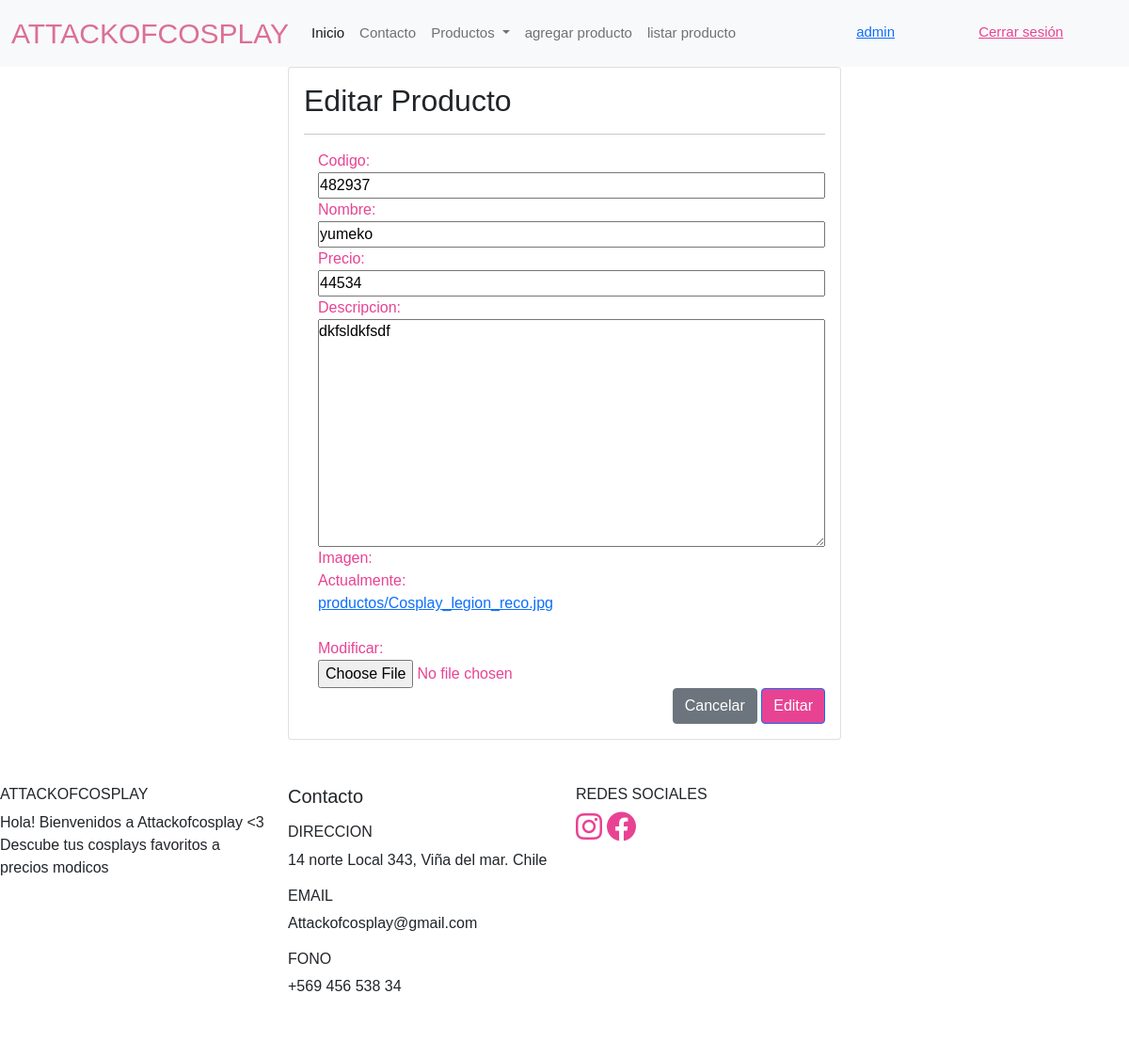
The page /modificar-producto/482937/ (signed in) on the database its author committed.
### app/models.py (models this page shows, shortened)
class Producto(models.Model):
    codigo              = models.IntegerField()
    nombre              = models.CharField(max_length=20)
    precio              = models.IntegerField()
    descripcion         = models.TextField()
    imagen              = models.ImageField(upload_to="productos", null=True)

### app/views.py (the view, shortened to what this page needs)
@permission_required('app.change_producto')
def modificar_producto(request, id):
        mproducto = get_object_or_404(Producto, codigo=id)
        data = {
                'form': ProductoForm(instance=mproducto)
            }
        return render(request, 'app/crud/modificar.html',data)

### app/forms.py
class ProductoForm(forms.ModelForm):
    class Meta:
        model =Producto
        fields ='__all__'

### app/context_processor.py (called while the page is built)
def total_carrito(request):
    total = 0
    if request.user.is_authenticated:
        if "carrito" in request.session.keys():
            for key, value in request.session["carrito"].items():
                total += int(value["acumulado"])
    return {"total_carrito": total}

### app/templates/app/crud/modificar.html (shortened to what this page needs)
{%extends 'app/base/base.html'%}
{% block contenido%}
        <div class="row">
            <div class="col-12 col-md-6 offset-md-3">
                <div class="card">
                    <div class="card-body">
                        <h2>Editar Producto</h2>
                        <hr>
            <form action="" method="post" enctype="multipart/form-data">
                {{form }}
                <div class="d-flex justify-content-end">
                    <input type="reset" value="Cancelar" class="btn btn-secondary">
                    <input type="submit" value="Editar" class="btn btn-primary">
                </div>
            </form>
            </div>
        </div>
    </div>
</div>
{% endblock %}

### app/templates/app/base/base.html (shortened to what this page needs)
{%load static%}
<!DOCTYPE html>
<html lang="en">
<head>
    <link href="https://cdn.jsdelivr.net/npm/bootstrap@5.0.2/dist/css/bootstrap.min.css" rel="stylesheet"
>
    <link rel="stylesheet" href="https://cdnjs.cloudflare.com/ajax/libs/font-awesome/6.3.0/css/all.min.css">
    <link rel="stylesheet" href="{% static 'base/style.css'%}">
</head>
<body>
  <nav class="navbar navbar-expand-lg navbar-light bg-light">
    <div class="container-fluid">
      <a class="navbar-brand" href="{%url 'home'%}">ATTACKOFCOSPLAY</a>
      <div class="collapse navbar-collapse" id="navbarSupportedContent">
        <ul class="navbar-nav me-auto mb-2 mb-lg-0">
          <li class="nav-item">
            <a class="nav-link active" aria-current="page" href="{%url 'home'%}">Inicio</a>
          </li>
          <li class="nav-item">
            <a class="nav-link" href="{%url 'contacto'%}">Contacto</a>
          </li>
          <li class="nav-item dropdown">
            <a class="nav-link dropdown-toggle" href="#" id="navbarDropdown" role="button" data-bs-toggle="dropdown" aria-expanded="false">
              Productos
            </a>
          </li>
          {% if perms.app.add_producto %}
          <li>
            <a class="nav-link" href="{%url 'agregar_producto'%}">agregar producto</a>
          </li>
          {% endif %}
          {% if perms.app.view_producto %}
          <li>
            <a class="nav-link" href="{%url 'listar_producto'%}">listar producto</a>
          </li>
          {% endif %}
          {% if user.is_authenticated %}
          <li>
            <a class="sesion" href="{% url 'logout'%}">Cerrar sesión</a>
          </li>
        <li class="user">
            <a href="#">{{ user.username}}</a>
        </li>
        {% else %}
          <li>
            <a class="iniciar" href="{%url 'login'%}">Iniciar sesión</a>
          </li>
        {% endif %}
        </ul>
      </div>
    </div>
    <div class="carrito">
    </div>
  </nav>
  <div id="contenido">
    {% block contenido%}
    {% endblock %}
  </div>
<footer class="mt5 py-5">
  <div class="row">
    <div class="footer-one col-lg-3 col-md-6 col-12">
      <h6>ATTACKOFCOSPLAY</h6>
      <p>Hola! Bienvenidos a Attackofcosplay <3 Descube tus cosplays favoritos a precios modicos </p>
    </div>
    <div class="footer-one col-lg-3 col-md-6 col-12">
      <h5 class="pb-2">Contacto</h5>
      <div>
        <h6 class="text-uppercase">Direccion</h6>
        <p>14 norte Local 343, Viña del mar. Chile</p>
      </div>
      <div>
        <h6 class="text-uppercase">Email</h6>
        <p>Attackofcosplay@gmail.com</p>
      </div>
      <div>
        <h6 class="text-uppercase">Fono</h6>
        <p>+569 456 538 34</p>
      </div>
    </div>
    <div class="footer-one col-lg-3 col-md-6 col-12">
      <h6 class="text-uppercase">Redes Sociales</h6>
      <a href="https://www.instagram.com/attackofcosplay/"><i class="fab fa-instagram"></i></a>
      <a href="#"><i class="fab fa-facebook"></i></a>
    </div>
  </div>
</footer>
</body>
</html>

### static/base/style.css (style rules this page uses)
:root { --pink:#e84393; }
* { margin: 0; padding: 0; box-sizing: border-box; font-family: Verdana, Geneva, Tahoma, sans-serif; }
.navbar-light .navbar-brand { color: palevioletred; }
div.container-fluid { font-size: 15px; color: #e84393; }
a.navbar-brand { font-size: 30px; color: #e84393; }
a.sesion { color: #e84393; position: relative; top: 7px; left: 250px; }
li.user { color: #e84393; position: relative; top: 7px; left: 30px; }
.carrito { padding: 2px; font-size: 40px; }
.fa-instagram { font-size: 2rem; color: #e84393; }
.fa-facebook { font-size: 2rem; color: #e84393; }
footer { background-color: #fff; }
.btn-primary { background-color: #e84393; }
form { color: #e84393; display: flex; margin-left: 15px; font-size: 16px; flex-direction: column; font-weight: 200; }

### rows shown on the page
Producto: codigo "482937", nombre "yumeko", precio "44534", descripcion "dkfsldkfsdf"

### other values the page prints
{{ user.username }} "admin"
